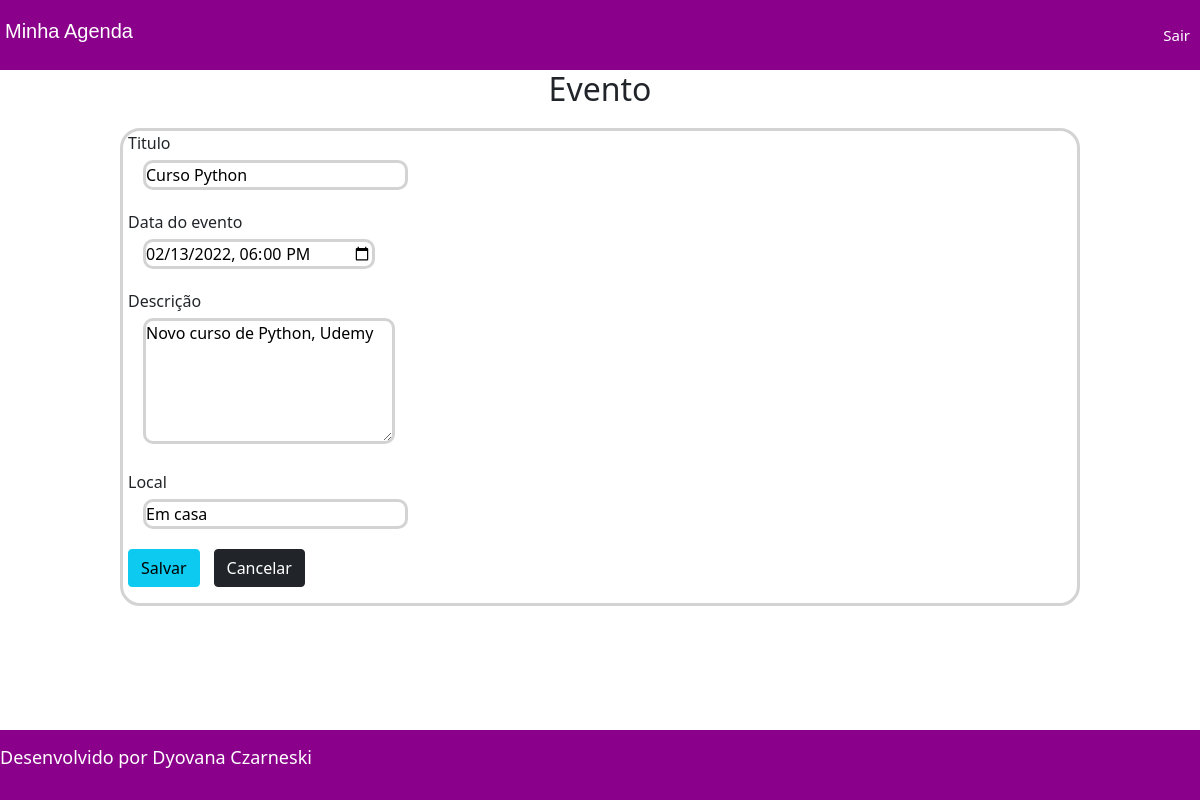
The app's page /agenda/evento/?id=9 (signed in), older data.
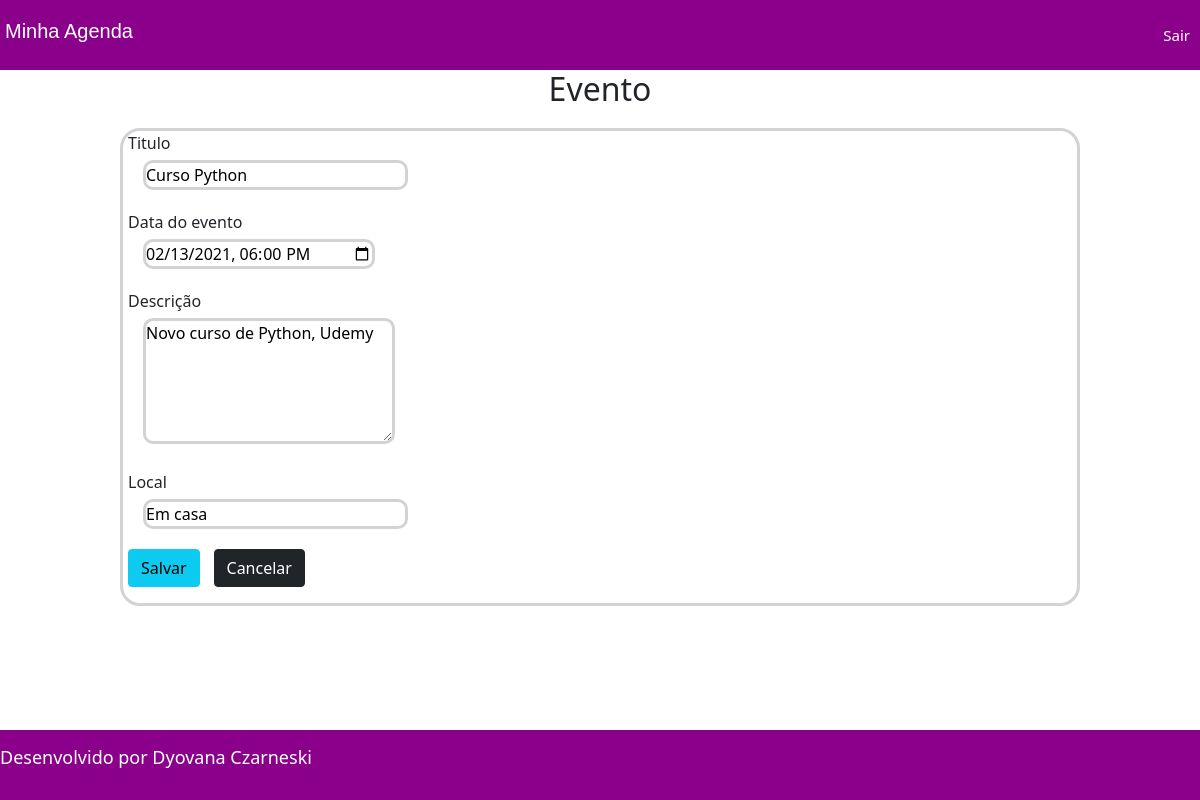
The same page, newer data.
### core/models.py (models this page shows, shortened)
class Evento(models.Model):
    titulo = models.CharField(max_length=100)
    descricao = models.TextField(blank=True, null=True)# pode estar em branco ou nulo
    data_evento = models.DateTimeField(verbose_name='Data do evento')
    data_criacao = models.DateTimeField(auto_now=True)# Quando criar o registro vai inserir a hora atual automaticamente
    local = models.CharField(blank=True, max_length=100, null=True)
    usuario = models.ForeignKey(User, on_delete=models.CASCADE)
    class Meta:
        db_table = 'evento'
    def get_data_input_evento(self):
        return self.data_evento.strftime('%Y-%m-%dT%H:%M')

### core/views.py (the view)
# urls.py: path('agenda/evento/', views.evento),
@login_required(login_url='/login/')
def evento(request):
    id_evento = request.GET.get('id')
    dados = {}
    if id_evento:
        dados['evento'] = Evento.objects.get(id=id_evento)
    return render(request, 'evento.html', dados)

### template/evento.html (shortened to what this page needs)
{% extends "model-page.html" %}
{% block content %}
{% load static %}
<link href="{% static 'css/evento.css' %}" rel="stylesheet">
<h2 align="center">Evento</h2>
<div class="id-form">
    <form action="submit" method="POST">{% csrf_token %}
        <label>Titulo</label><br>
        <input type="text" name="titulo" size="23" value="{{evento.titulo}}">
        <br>
        <label>Data do evento</label><br>
        <input type="datetime-local" name="data_evento" value="{{evento.get_data_input_evento}}" size="23">
        <br>
        <label>Descrição</label><br>
        <textarea name="descricao" rows="5" cols="25">{{evento.descricao}}</textarea>
        <br>
        <label>Local</label><br>
        <input type="text" name="local" value="{{evento.local}}" size="23">
        <p>
        <a href="evento/">
              <button type="submit" class="btn btn-info">Salvar</button>
        </a>
        <a href="/">
            <button type="button" class="btn btn-dark">Cancelar</button>
        </a>
    </form>
</div>
{% endblock %}

Row changes from the older to the newer data that the page shows:
changed Evento "Curso Python": data_evento "02/13/2022 18:00" → "02/13/2021 18:00"
